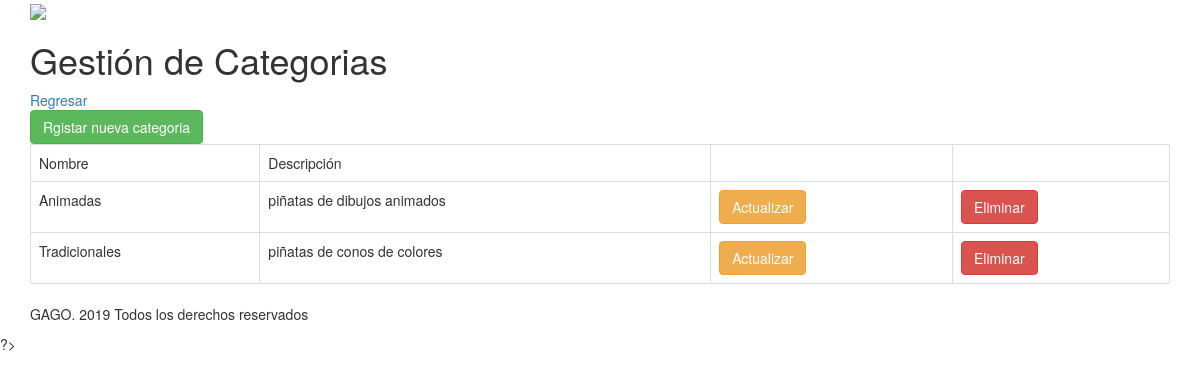
Screenshot of /categorias/index.php (signed in) with the database file from the repository.
### tables this page shows
CREATE TABLE `categorias` (
  `idCategoria` int(11) NOT NULL,
  `nombreCategoria` varchar(50) NOT NULL,
  `descripcion` varchar(200) NOT NULL
);

### class/Categoria.php (called while the page is built, shortened)
<?php
class Categoria{
	public static function recuperarTodos(){
		$conection = new Conection();
		$query = $conection->prepare('SELECT * FROM '.self::TABLA);
		$query->execute();
		$rows = $query->fetchAll();
		return $rows;
	}
}
?>

### categorias/index.php (the view, shortened to what this page needs)
<?php
if ($_SESSION) {
	if ($_SESSION['privilegios'] == 1) {
require_once('../class/Categoria.php');
$categoria = Categoria::recuperarTodos();
include('../template/header.php');
?>
	<h1> Gestión de Categorias</h1>
	<a href="../index.php">Regresar</a>
	<br>
	<a href="guardar_categoria.php" class="btn btn-success"> Rgistar nueva categoria</a>
	<?php
	if (count($categoria) > 0):
	?>
	<div style="overflow-x:auto;">
		<table class="table table-bordered">
			<tr>
				<td>Nombre</td>
				<td>Descripción</td>
				<td> </td>
				<td> </td>
			</tr>
			<?php
			foreach ($categoria as $item):
			?>
			<tr>
				<td> <?php echo $item['nombreCategoria']; ?> </td>
				<td> <?php echo $item['descripcion']; ?> </td>
				<td> <a href="guardar_categoria.php?idCategoria=<?php echo $item['idCategoria'] ?>"><button class="btn btn-warning">Actualizar</button></a> </td>
				<td> <form action="eliminar.php" method="POST">
                    <button class="btn btn-danger" data-toggle="confirmation" data-placement="left">Eliminar</button>
                  </form></td>
			</tr>
			<?php endforeach;  ?>
		</table>
	</div>
	<?php else: ?>
		<p> No hay Categorías registradas </p>
	<?php endif; ?>
<?php
include_once('../template/footer.php');
	}
}
?>

### rows the page displays
categorias: nombreCategoria "Animadas", descripcion "piñatas de dibujos animados"
categorias: nombreCategoria "Tradicionales", descripcion "piñatas de conos de colores"
